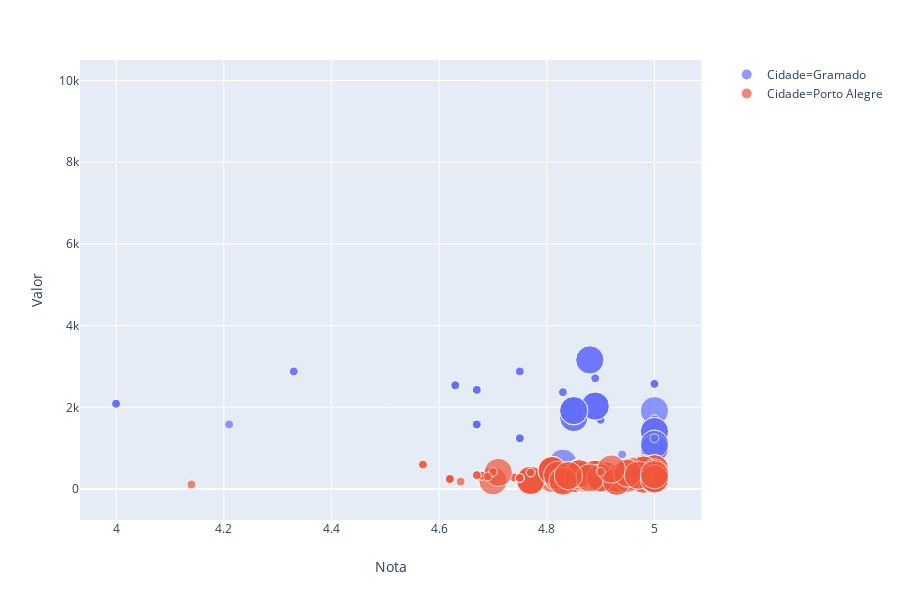

Notebook code cell kept with this figure:
### Code cell
import seaborn as sns; sns.set()
import matplotlib.pyplot as plt
df1 =df
df1['Nota'].fillna(-1,inplace=True)
df1[["Valor", "Nota"]] = df1[["Valor", "Nota"]].apply(pd.to_numeric)
df1['Color'] = df1['SuperHost'].apply(lambda x: str(x).replace('True','0').replace('False','1'))
df1['Size'] = df1['SuperHost'].apply(lambda x: 10 if x == True else 1)
display(df1.head(5))
print('quantidade',len(df1))
plt.figure(figsize=(10,10))

#ax = sns.scatterplot(x="Nota", y="Valor", hue="SuperHost",data=df1)


import plotly.express as px
fig = px.scatter(df1, x="Nota", y="Valor", color="Cidade",size='Size'
                 , hover_data=['Nome'])
fig.show()

### Figure 1 — Plotly figure (JSON) as saved in the notebook; plotly's stock layout.template omitted (floating-point values rounded to 4 significant figures; data arrays with more than 128 entries replaced by an {"elided": "..."} marker saying what was removed)
{"data": [{"customdata": {"elided": "162x1 str values"}, "hoverlabel": {"namelength": 0}, "hovertemplate": "Cidade=Gramado<br>Nota=%{x}<br>Valor=%{y}<br>Size=%{marker.size}<br>Nome=%{customdata[0]}", "legendgroup": "Cidade=Gramado", "marker": {"color": "#636efa", "size": {"elided": "162 int values"}, "sizemode": "area", "sizeref": 0.025, "symbol": "circle"}, "mode": "markers", "name": "Cidade=Gramado", "showlegend": true, "type": "scatter", "x": {"elided": "162 float values"}, "xaxis": "x", "y": {"elided": "162 int values"}, "yaxis": "y"}, {"customdata": {"elided": "162x1 str values"}, "hoverlabel": {"namelength": 0}, "hovertemplate": "Cidade=Porto Alegre<br>Nota=%{x}<br>Valor=%{y}<br>Size=%{marker.size}<br>Nome=%{customdata[0]}", "legendgroup": "Cidade=Porto Alegre", "marker": {"color": "#EF553B", "size": {"elided": "162 int values"}, "sizemode": "area", "sizeref": 0.025, "symbol": "circle"}, "mode": "markers", "name": "Cidade=Porto Alegre", "showlegend": true, "type": "scatter", "x": {"elided": "162 float values"}, "xaxis": "x", "y": {"elided": "162 int values"}, "yaxis": "y"}], "layout": {"height": 600, "legend": {"itemsizing": "constant", "tracegroupgap": 0}, "margin": {"t": 60}, "xaxis": {"anchor": "y", "domain": [0, 0.98], "title": {"text": "Nota"}}, "yaxis": {"anchor": "x", "domain": [0, 1], "title": {"text": "Valor"}}}}
